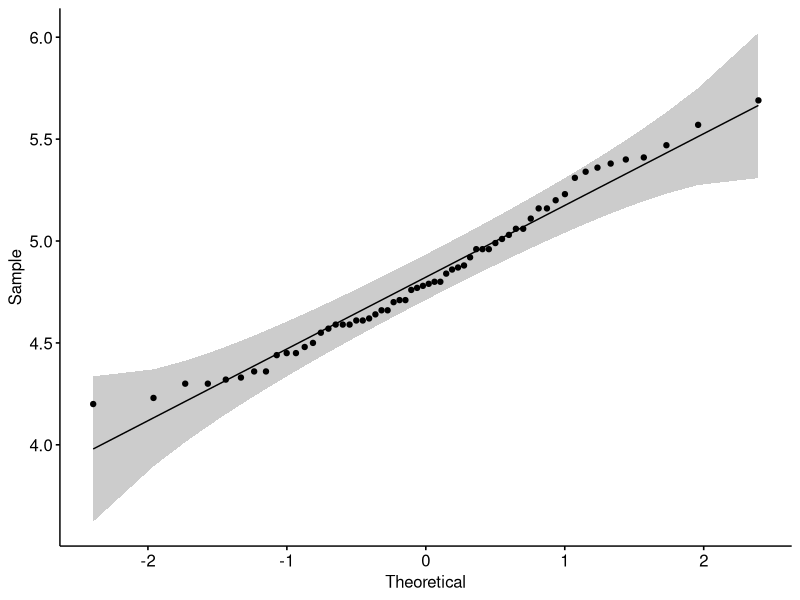
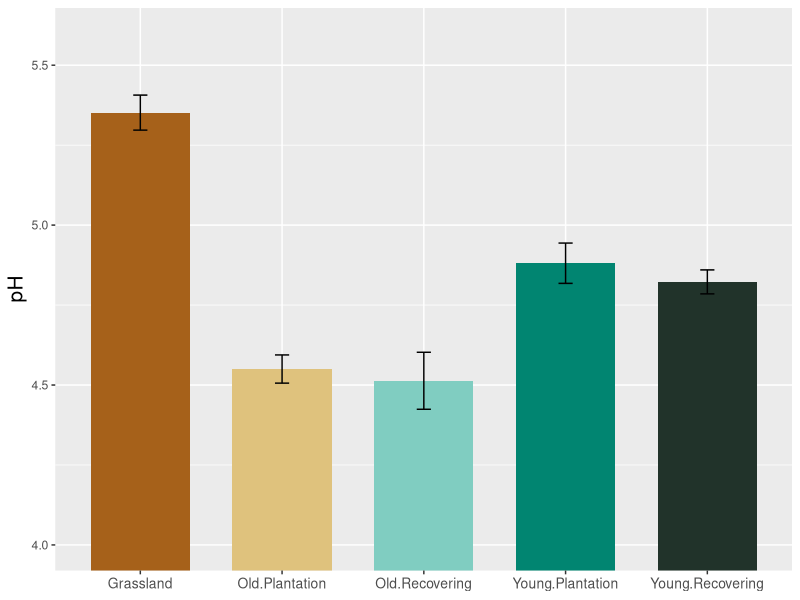
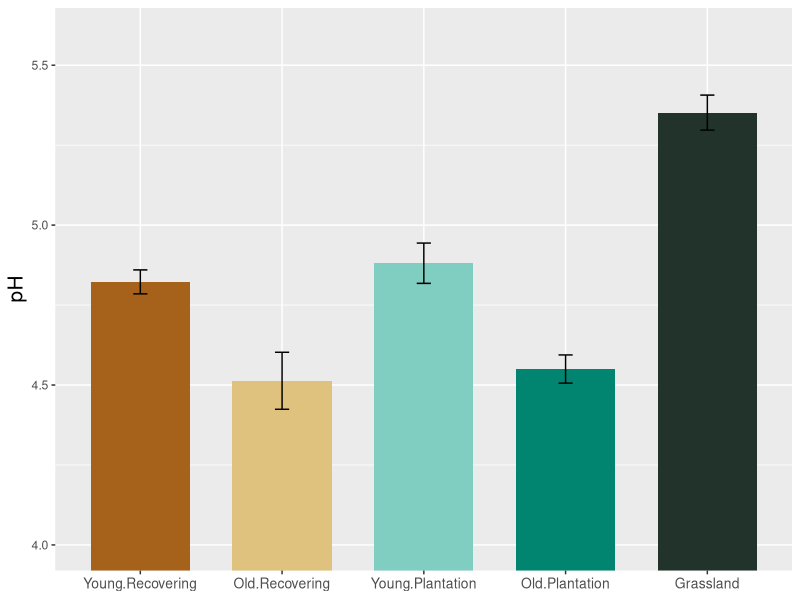
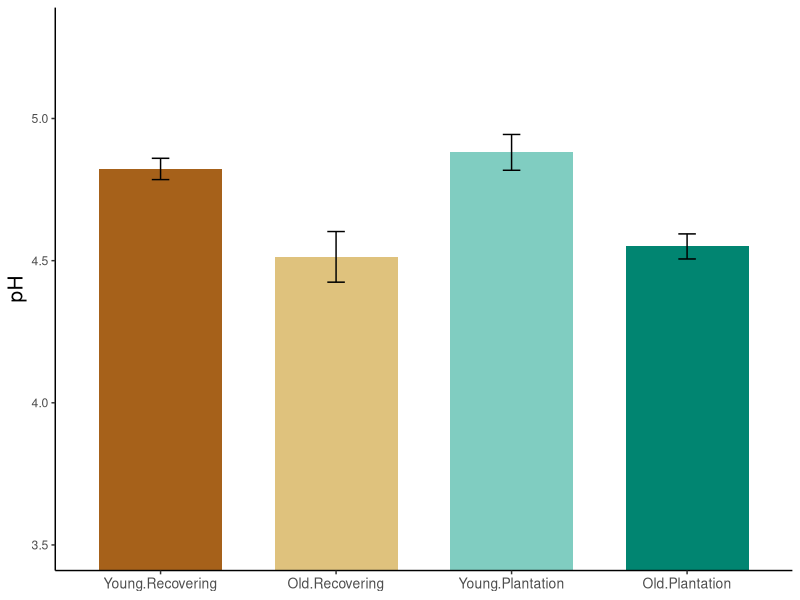
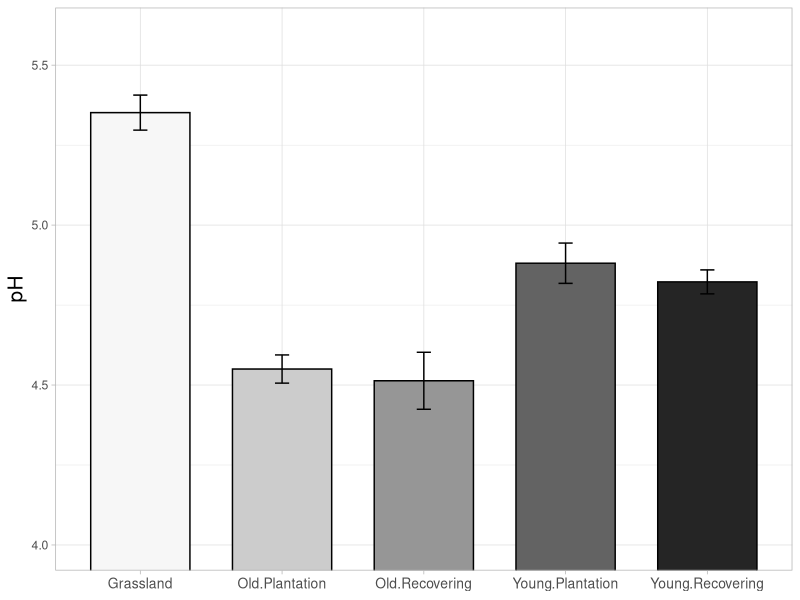
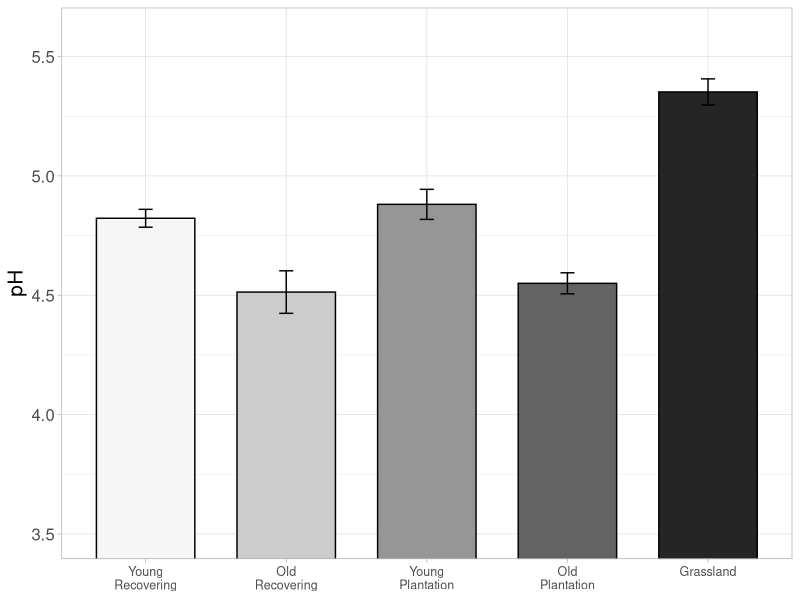
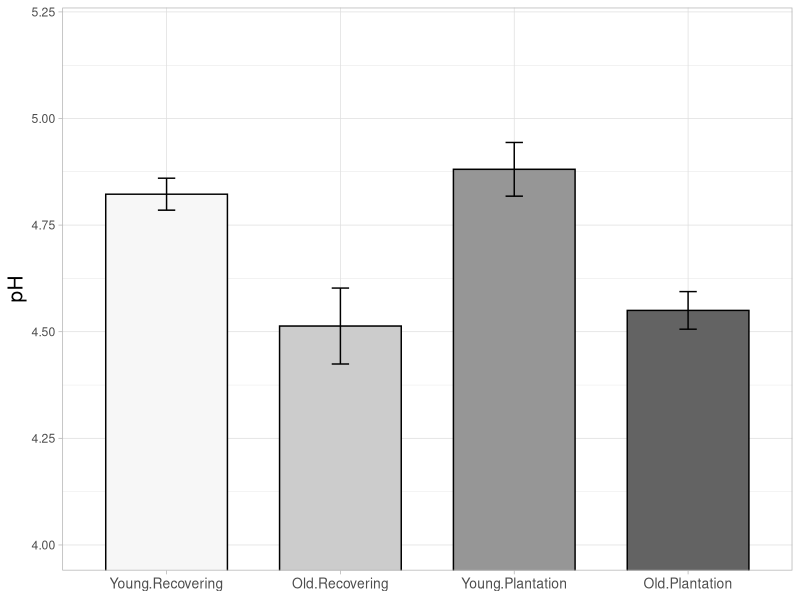
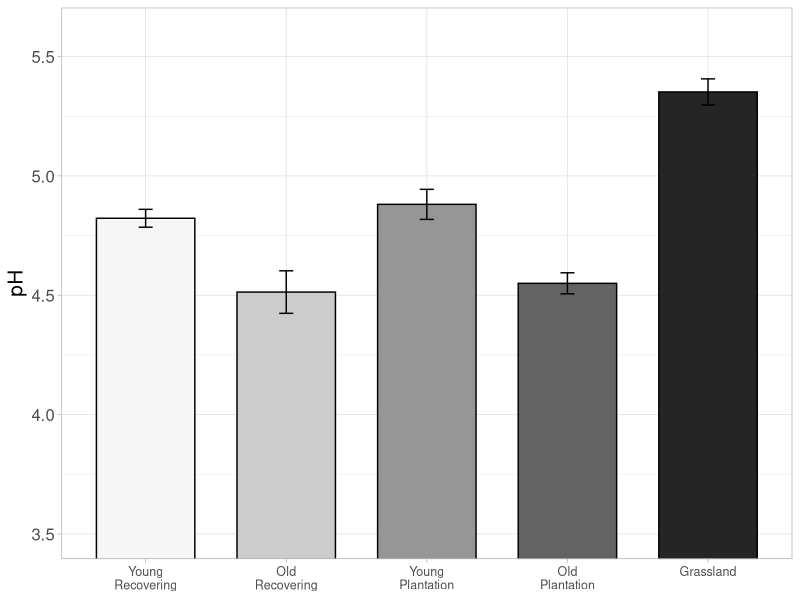

Source code (R) for these figures, in order:
# Effect of land management on soil pH
# Attempting to produce a bar chart 
# Emma Gemal, s1758915@sms.ed.ac.uk
# University of Edinburgh
# Created 22/10/2019, Updated: 28/10/2019


## Library ----
library(plyr)
library(tidyverse)
library(ggpubr)  
library(plotrix)


## Loading data ----
soilph <- read.csv("Data/soil-ph-data.csv")
str(soilph)


## Checking normality ----
ggqqplot(soilph$ph)
# pretty close to the line, looks good 


## Data manipulation ----
soilph <- soilph %>% 
              mutate(site = revalue(site, c("site1" = "Young.Recovering",
                                            "site2" = "Young.Plantation",
                                            "site3" = "Old.Recovering",
                                            "site4" = "Old.Plantation",
                                            "site5" = "Grassland"))) 
detach(package:plyr)
phmean_se <- soilph %>% 
              group_by(site) %>% 
              summarize(mean_ph = mean(ph), se = std.error(ph))


## All sites barplot ----
(all_sites <- ggplot(data = phmean_se, aes(x = site, y = mean_ph, fill = site)) +
                geom_col(show.legend = FALSE, width = 0.7) +
                geom_errorbar(aes(ymin = mean_ph - se, ymax = mean_ph + se), width = 0.1) +
                scale_fill_manual(values = c("#a6611a", 
                                             "#dfc27d",
                                             "#80cdc1",
                                             "#018571",
                                             "#21332A")) +
                labs(y = "pH") +
                theme_grey() +
                theme(axis.title.x = element_blank(),
                      axis.text.x = element_text(size = 10),
                      axis.title.y = element_text(size = 15)) +
                coord_cartesian(ylim = c(4,5.6)))

# ggsave("allsites_scaled2.png")


## All sites (reordered) ----
sites_ordered <- phmean_se %>% 
                    mutate(site = factor(site, levels = c("Young.Recovering",
                                                          "Old.Recovering",
                                                          "Young.Plantation",
                                                          "Old.Plantation",
                                                          "Grassland"))) %>% 
                    arrange(site)

# plot of all sites (ordered by recovering and plantation)
(plot_all_ordered <- ggplot(data = sites_ordered, aes(x = site, y = mean_ph, fill = site)) +
                        geom_col(show.legend = FALSE, width = 0.7) +
                        geom_errorbar(aes(ymin = mean_ph - se, ymax = mean_ph + se), width = 0.1) +
                        scale_fill_manual(values = c("#a6611a", 
                                                     "#dfc27d",
                                                     "#80cdc1",
                                                     "#018571",
                                                     "#21332A")) +
                        labs(y = "pH") +
                        theme_grey() +
                        theme(axis.title.x = element_blank(),
                              axis.text.x = element_text(size = 10),
                              axis.title.y = element_text(size = 15)) +
                        coord_cartesian(ylim = c(4,5.6)))

# ggsave("allsites_ordered_scaled2.png")


## Managed sites ----
managed_sites <- subset(sites_ordered, site != "Grassland")

(plot_managed <- ggplot(data = managed_sites, aes(x = site, y = mean_ph, fill = site)) +
        geom_col(show.legend = FALSE, width = 0.7) +
        geom_errorbar(aes(ymin = mean_ph - se, ymax = mean_ph + se), width = 0.1) +
        scale_fill_manual(values = c("#a6611a", 
                                     "#dfc27d",
                                     "#80cdc1",
                                     "#018571")) +
        labs(y = "pH") +
        theme_classic() +
        theme(axis.title.x = element_blank(),
              axis.text.x = element_text(size = 10),
              axis.title.y = element_text(size = 15)) +
        coord_cartesian(ylim = c(3.5,5.3)))

# ggsave("managed_sites3.png")

# secondary plots produced with ylim set to 4 and 5.x


## Black & White plots ----
# all sites
(all_bw <- ggplot(data = phmean_se, aes(x = site, y = mean_ph, fill = site)) +
     geom_col(show.legend = FALSE, width = 0.7, color = "black") +
     geom_errorbar(aes(ymin = mean_ph - se, ymax = mean_ph + se), width = 0.1) +
     scale_fill_manual(values = c("#f7f7f7", 
                                  "#cccccc",
                                  "#969696",
                                  "#636363",
                                  "#252525")) +
     labs(y = "pH") +
     theme_light() +    # has to go before the other theme preferences  
     theme(axis.title.x = element_blank(),
           axis.text.x = element_text(size = 10),
           axis.title.y = element_text(size = 15)) +
     coord_cartesian(ylim = c(4,5.6)))

# ggsave("all_bw.png")

# all sites rearranged  
(all_ord_bw <- ggplot(data = sites_ordered, aes(x = site, y = mean_ph, fill = site)) +
        geom_col(show.legend = FALSE, width = 0.7, color = "black") +
        geom_errorbar(aes(ymin = mean_ph - se, ymax = mean_ph + se), width = 0.1) +
        scale_fill_manual(values = c("#f7f7f7", 
                                     "#cccccc",
                                     "#969696",
                                     "#636363",
                                     "#252525")) +
        labs(y = "pH") +
        scale_x_discrete(labels = c("Young.Recovering" = "Young\nRecovering", 
                                    "Old.Recovering" = "Old\nRecovering", 
                                    "Young.Plantation" = "Young\nPlantation", 
                                    "Old.Plantation" = "Old\nPlantation", 
                                    "Grassland" = "Grassland")) +   # makes it more clear
        theme_light() +
        theme(axis.title.x = element_blank(),
              axis.text.x = element_text(size = 9),
              axis.title.y = element_text(size = 15),
              axis.text.y = element_text(size = 12))) +
        coord_cartesian(ylim = c(3.5,5.6))

# Saving & Finalizing Plots ----
ggsave(filename = "allsites_ordered_bw.png",
       path = "Scaled_graphs",
       width = 4.1,
       height = 4.3, units = c("in"))


# managed sites 
(managed_bw <- ggplot(data = managed_sites, aes(x = site, y = mean_ph, fill = site)) +
        geom_col(show.legend = FALSE, width = 0.7, color = "black") +
        geom_errorbar(aes(ymin = mean_ph - se, ymax = mean_ph + se), width = 0.1) +
        scale_fill_manual(values = c("#f7f7f7", 
                                     "#cccccc",
                                     "#969696",
                                     "#636363")) +
        labs(y = "pH") +
        theme_light() +
        theme(axis.title.x = element_blank(),
              axis.text.x = element_text(size = 10),
              axis.title.y = element_text(size = 15)) +
        coord_cartesian(ylim = c(4,5.2)))

# ggsave("managed_bw.png")
